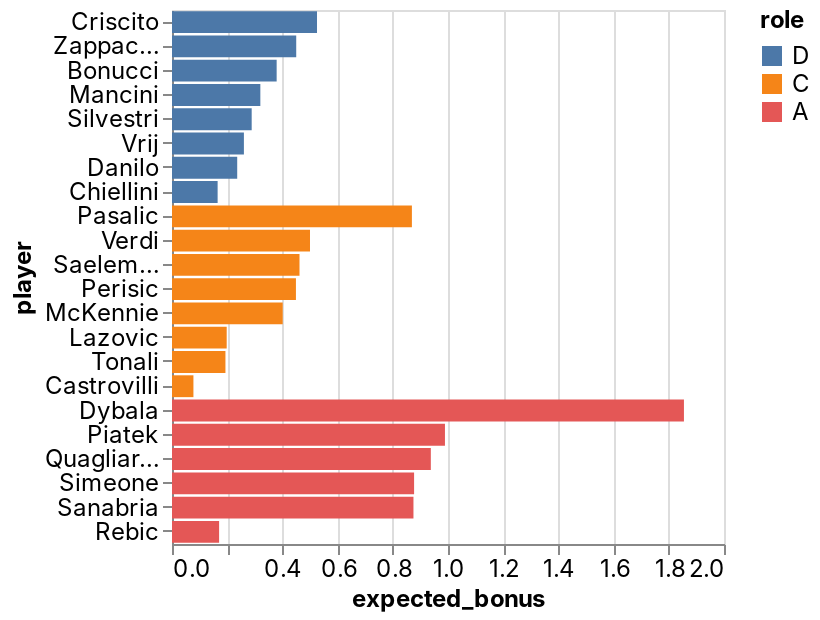

Write notebook code for a chart like this one.
### Code cell
_deepnote_run_altair(team, """{"$schema":"https://vega.github.io/schema/vega-lite/v4.json","mark":{"type":"bar","tooltip":{"content":"data"}},"height":220,"autosize":{"type":"fit"},"data":{"name":"placeholder"},"encoding":{"x":{"field":"expected_bonus","type":"quantitative","sort":null,"scale":{"type":"linear","zero":false}},"y":{"field":"player","type":"nominal","sort":null,"scale":{"type":"linear","zero":true}},"color":{"field":"role","type":"nominal","sort":null,"scale":{"type":"linear","zero":false}}}}""")

### Figure 1 — Vega-Lite specification as saved in the notebook (floating-point values rounded to 4 significant figures)
{"config": {"view": {"continuousWidth": 400, "continuousHeight": 300}, "area": {"fill": "#51C0E9"}, "axis": {"labelFont": "Inter, sans-serif", "labelFontSize": 12, "labelFontWeight": "normal", "labelLimit": 60, "labelOverlap": "greedy", "titleFont": "Inter, sans-serif", "titleFontSize": 12, "titleFontWeight": "bold"}, "background": "#ffffff", "legend": {"labelFont": "Inter, sans-serif", "labelFontSize": 12, "titleFont": "Inter, sans-serif", "titleFontSize": 12, "titleFontWeight": "bold"}, "line": {"stroke": "#51C0E9", "strokeWidth": 2}, "rect": {"fill": "#51C0E9"}, "title": {"anchor": "start", "color": "#000000", "font": "Inter, sans-serif", "fontSize": 22, "fontWeight": "normal"}}, "data": {"name": "data-342f8891c27f8efa42ed2538d0459ca5"}, "mark": {"type": "bar", "tooltip": {"content": "data"}}, "autosize": {"type": "fit"}, "encoding": {"color": {"type": "nominal", "field": "role", "scale": {"type": "linear", "zero": false}, "sort": null}, "x": {"type": "quantitative", "field": "expected_bonus", "scale": {"type": "linear", "zero": false}, "sort": null}, "y": {"type": "nominal", "field": "player", "scale": {"type": "linear", "zero": true}, "sort": null}}, "height": 300, "width": "container", "$schema": "https://vega.github.io/schema/vega-lite/v4.json", "datasets": {"data-342f8891c27f8efa42ed2538d0459ca5": [{"fanta_team": "MEZAFE", "role": "D", "player": "Criscito", "team": "Genoa", "opponent": "Lazio", "date": "2022-04-10T00:00:00", "expected_bonus": 0.5254}, {"fanta_team": "MEZAFE", "role": "D", "player": "Zappacosta", "team": "Atalanta", "opponent": "Sassuolo", "date": "2022-04-10T00:00:00", "expected_bonus": 0.4501}, {"fanta_team": "MEZAFE", "role": "D", "player": "Bonucci", "team": "Juventus", "opponent": "Cagliari", "date": "2022-04-09T00:00:00", "expected_bonus": 0.3792}, {"fanta_team": "MEZAFE", "role": "D", "player": "Mancini", "team": "Roma", "opponent": "Salernitana", "date": "2022-04-10T00:00:00", "expected_bonus": 0.3201}, {"fanta_team": "MEZAFE", "role": "D", "player": "Silvestri", "team": "Bologna", "opponent": "Sampdoria", "date": "2022-04-11T00:00:00", "expected_bonus": 0.2887}, {"fanta_team": "MEZAFE", "role": "D", "player": "Vrij", "team": "Inter", "opponent": "Verona", "date": "2022-04-09T00:00:00", "expected_bonus": 0.2605}, {"fanta_team": "MEZAFE", "role": "D", "player": "Danilo", "team": "Juventus", "opponent": "Cagliari", "date": "2022-04-09T00:00:00", "expected_bonus": 0.2363}, {"fanta_team": "MEZAFE", "role": "D", "player": "Chiellini", "team": "Juventus", "opponent": "Cagliari", "date": "2022-04-09T00:00:00", "expected_bonus": 0.1653}, {"fanta_team": "MEZAFE", "role": "C", "player": "Pasalic", "team": "Atalanta", "opponent": "Sassuolo", "date": "2022-04-10T00:00:00", "expected_bonus": 0.8692}, {"fanta_team": "MEZAFE", "role": "C", "player": "Verdi", "team": "Salernitana", "opponent": "Roma", "date": "2022-04-10T00:00:00", "expected_bonus": 0.5}, {"fanta_team": "MEZAFE", "role": "C", "player": "Saelemaekers", "team": "AC Milan", "opponent": "Torino", "date": "2022-04-10T00:00:00", "expected_bonus": 0.462}, {"fanta_team": "MEZAFE", "role": "C", "player": "Perisic", "team": "Inter", "opponent": "Verona", "date": "2022-04-09T00:00:00", "expected_bonus": 0.449}, {"fanta_team": "MEZAFE", "role": "C", "player": "McKennie", "team": "Juventus", "opponent": "Cagliari", "date": "2022-04-09T00:00:00", "expected_bonus": 0.4011}, {"fanta_team": "MEZAFE", "role": "C", "player": "Lazovic", "team": "Verona", "opponent": "Inter", "date": "2022-04-09T00:00:00", "expected_bonus": 0.1982}, {"fanta_team": "MEZAFE", "role": "C", "player": "Tonali", "team": "AC Milan", "opponent": "Torino", "date": "2022-04-10T00:00:00", "expected_bonus": 0.1936}, {"fanta_team": "MEZAFE", "role": "C", "player": "Castrovilli", "team": "Fiorentina", "opponent": "Napoli", "date": "2022-04-10T00:00:00", "expected_bonus": 0.07764}, {"fanta_team": "MEZAFE", "role": "A", "player": "Dybala", "team": "Juventus", "opponent": "Cagliari", "date": "2022-04-09T00:00:00", "expected_bonus": 1.855}, {"fanta_team": "MEZAFE", "role": "A", "player": "Piatek", "team": "Fiorentina", "opponent": "Napoli", "date": "2022-04-10T00:00:00", "expected_bonus": 0.989}, {"fanta_team": "MEZAFE", "role": "A", "player": "Quagliarella", "team": "Sampdoria", "opponent": "Bologna", "date": "2022-04-11T00:00:00", "expected_bonus": 0.9378}, {"fanta_team": "MEZAFE", "role": "A", "player": "Simeone", "team": "Verona", "opponent": "Inter", "date": "2022-04-09T00:00:00", "expected_bonus": 0.8771}, {"fanta_team": "MEZAFE", "role": "A", "player": "Sanabria", "team": "Torino", "opponent": "AC Milan", "date": "2022-04-10T00:00:00", "expected_bonus": 0.8748}, {"fanta_team": "MEZAFE", "role": "A", "player": "Rebic", "team": "AC Milan", "opponent": "Torino", "date": "2022-04-10T00:00:00", "expected_bonus": 0.1707}]}}
